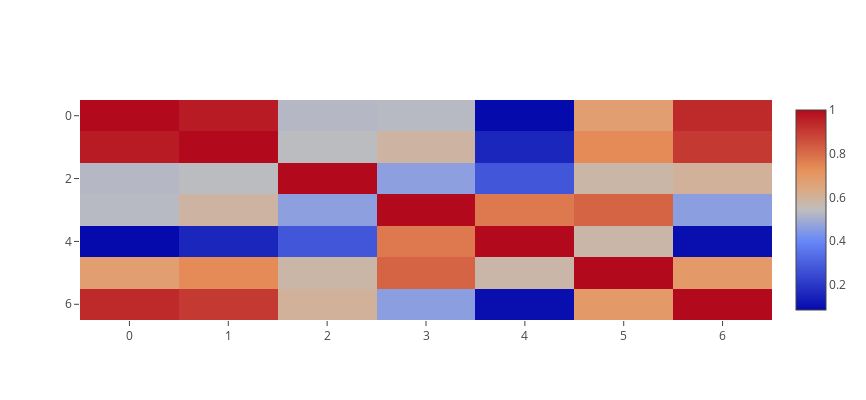

Write notebook code for a chart like this one.
### Code cell
## Corr & heatmap
data = [go.Heatmap(z=df_drug.corr())]
fig['layout']['yaxis']['autorange'] = "reversed"

# setting layout
layout = go.Layout(
    autosize=False,
    width=866,
    height=400
)

#combine data and layout settings into fig
fig = go.Figure(data=data, layout=layout)
fig['layout']['yaxis']['autorange'] = "reversed"  #改变 heatmap 方向（对角线）


#inline plot(iplot for jupyter notebook)
iplot(fig, filename='heatmap for Advocin_low')
df_drug.corr()


##insterestingly Case Fatality Rate is highly corr with % sucess

### Figure 1 — Plotly figure (JSON) as saved in the notebook; plotly's stock layout.template omitted (floating-point values rounded to 4 significant figures)
{"data": [{"type": "heatmap", "uid": "36aa2ff6-36e9-4411-bce6-e96468d0f53d", "z": [[1, 0.9652, 0.5275, 0.5308, 0.08466, 0.6752, 0.9376], [0.9652, 1, 0.5364, 0.5872, 0.154, 0.7372, 0.9054], [0.5275, 0.5364, 1, 0.463, 0.2774, 0.58, 0.6005], [0.5308, 0.5872, 0.463, 1, 0.7755, 0.8169, 0.4597], [0.08466, 0.154, 0.2774, 0.7755, 1, 0.5768, 0.09842], [0.6752, 0.7372, 0.58, 0.8169, 0.5768, 1, 0.6947], [0.9376, 0.9054, 0.6005, 0.4597, 0.09842, 0.6947, 1]]}], "layout": {"autosize": false, "height": 400, "width": 866, "yaxis": {"autorange": "reversed"}}}
